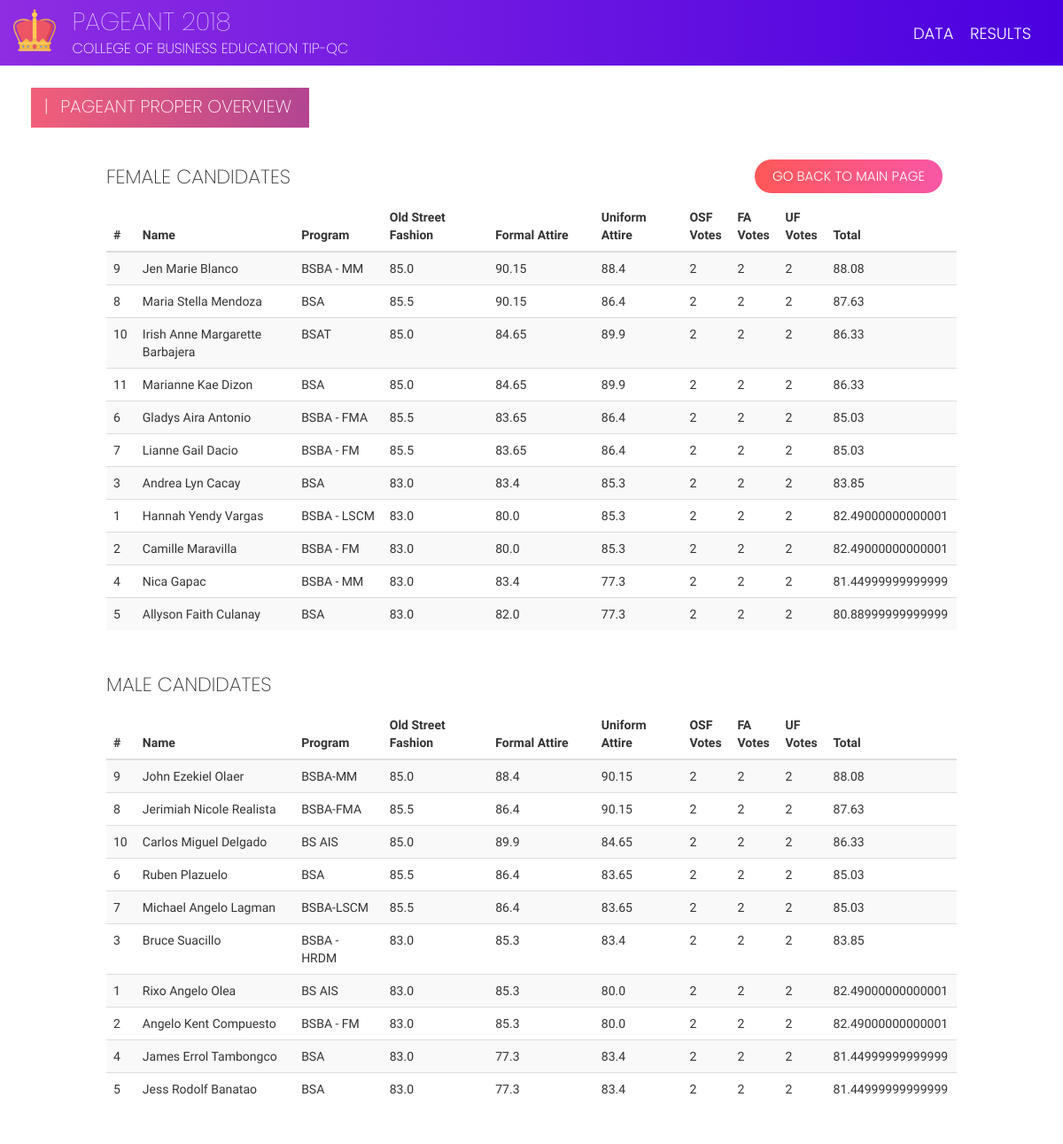
Screenshot of /candidates/pageant_proper_overview/ (signed in) with the database file from the repository.
### candidates/models.py (models this page shows, shortened)
class PageantProper(models.Model):
    candidate = models.OneToOneField(Candidate, on_delete=models.CASCADE)
    old_street_fashion = models.FloatField(validators=[MaxValueValidator(100), MinValueValidator(0)])
    uniform = models.FloatField(validators=[MaxValueValidator(100), MinValueValidator(0)])
    formal_attire = models.FloatField(validators=[MaxValueValidator(100), MinValueValidator(0)])
    total = models.FloatField(validators=[MaxValueValidator(100), MinValueValidator(0)])
    old_street_fashion_votes = models.IntegerField(default=0)
    uniform_votes = models.IntegerField(default=0)
    formal_attire_votes = models.IntegerField(default=0)

class Candidate(models.Model):
    idx = models.IntegerField(null=True)
    picture = models.ImageField(default="default.png")
    first_name = models.CharField(max_length=50)
    last_name = models.CharField(max_length=50)
    program = models.CharField(max_length=50)
    sex = models.CharField(max_length=8, choices=(('Male', 'Male'), ('Female', 'Female')))
    order = models.IntegerField(null=True)
    class Meta:
        ordering = ('idx', 'sex')

### candidates/views.py (the view)
# urls.py: path('pageant_proper_overview/', views.pageant_proper_overview, name='pageant_proper_overview'),
@login_required(login_url='admin:login')
def pageant_proper_overview(request):
    data = PageantProper.objects.all().order_by('-total')
    return render(request, 'candidates/pageant_proper_overview.html', {'data': data})

### candidates/templates/candidates/pageant_proper_overview.html
{% extends 'add.html' %}
{% load static %}
{% block form %}
<link href="{% static 'css/add.css' %}" rel="stylesheet"/>
<div class="page-label-box">
    <h2 class="page-label">|<span style="padding-right: 8px;">  </span>Pageant Proper Overview</h2>
</div>
<a id="btn-transact" class="btn btn-x btn-t-x" href="{% url 'candidates:index' %}">Go Back To Main Page</a>
<div class="row" id="table-content">
    <h3 class="table-label-x">Female Candidates</h3>
    <table class="table table-striped">
        <thead>
        <tr>
            <th scope="col" style="width: 3%;">#</th>
            <th scope="col" style="width: 18%;">Name</th>
            <th scope="col" style="width: 10%;">Program</th>
            <th scope="col" style="width: 12%;">Old Street Fashion</th>
            <th scope="col" style="width: 12%;">Formal Attire</th>
            <th scope="col" style="width: 10%;">Uniform Attire</th>
            <th scope="col" style="width: 5%;">OSF Votes</th>
            <th scope="col" style="width: 5%;">FA Votes</th>
            <th scope="col" style="width: 5%;">UF Votes</th>
            <th scope="col" style="width: 5%;">Total</th>
        </tr>
        </thead>
        <tbody>
        {% for each in data %}
        {% if each.candidate.sex == 'Female' %}
        <tr>
            <th scope="row">{{ each.candidate.idx }}</th>
            <td>{{ each.candidate.first_name }}<span> </span>{{ each.candidate.last_name }}</td>
            <td>{{ each.candidate.program }}</td>
            <td>{{ each.old_street_fashion }}</td>
            <td>{{ each.formal_attire }}</td>
            <td>{{ each.uniform }}</td>
            <td>{{ each.old_street_fashion_votes }}</td>
            <td>{{ each.uniform_votes }}</td>
            <td>{{ each.formal_attire_votes }}</td>
            <td>{{ each.total }}</td>
        </tr>
        {% endif %}
        {% endfor %}
        </tbody>
    </table>
    <h3 class="table-label-x table-label-male">Male Candidates</h3>
    <table class="table table-striped">
        <thead>
        <tr>
            <th scope="col" style="width: 3%;">#</th>
            <th scope="col" style="width: 18%;">Name</th>
            <th scope="col" style="width: 10%;">Program</th>
            <th scope="col" style="width: 12%;">Old Street Fashion</th>
            <th scope="col" style="width: 12%;">Formal Attire</th>
            <th scope="col" style="width: 10%;">Uniform Attire</th>
            <th scope="col" style="width: 5%;">OSF Votes</th>
            <th scope="col" style="width: 5%;">FA Votes</th>
            <th scope="col" style="width: 5%;">UF Votes</th>
            <th scope="col" style="width: 5%;">Total</th>
        </tr>
        </thead>
        <tbody>
        {% for each in data %}
        {% if each.candidate.sex == 'Male' %}
        <tr>
            <th scope="row">{{ each.candidate.idx }}</th>
            <td>{{ each.candidate.first_name }}<span> </span>{{ each.candidate.last_name }}</td>
            <td>{{ each.candidate.program }}</td>
            <td>{{ each.old_street_fashion }}</td>
            <td>{{ each.uniform }}</td>
            <td>{{ each.formal_attire }}</td>
            <td>{{ each.old_street_fashion_votes }}</td>
            <td>{{ each.uniform_votes }}</td>
            <td>{{ each.formal_attire_votes }}</td>
            <td>{{ each.total }}</td>
        </tr>
        {% endif %}
        {% endfor %}
        </tbody>
    </table>
</div>
{% endblock %}

### staticfiles/css/base.css (style rules this page uses)
p, td, a, .btn-x { font-family: "Raleway", -apple-system, BlinkMacSystemFont, "Segoe UI", Roboto, "Helvetica Neue", Arial, sans-serif; font-weight: 300; }
.btn-x { text-transform: uppercase; border-radius: 0; }
table tbody tr th, table tbody tr td { font-size: 14px; font-weight: 400; }
h1, h2, h3, h4, h5, h6 { font-weight: 200; font-family: "Poppins", -apple-system, BlinkMacSystemFont, "Segoe UI", Roboto, "Helvetica Neue", Arial, sans-serif; }
.table-label-male { margin-top: 50px; }
.page-label { text-transform: uppercase; padding-left: 15px; margin-top: 10px; padding-right: 20px; font-size: 20px; font-weight: 200; color: white; }
.table-label-x { margin-bottom: 15px; text-transform: uppercase; font-size: 22px; }
.page-label-box { background: #B24592; background: -webkit-linear-gradient(to right, #F15F79, #B24592); background: linear-gradient(to right, #F15F79, #B24592); display: inline-block; margin-left: 20px; height: 45px; margin-top: 25px; }
body { font-family: "Raleway", -apple-system, BlinkMacSystemFont, "Segoe UI", Roboto, "Helvetica Neue", Arial, sans-serif; font-weight: 400; }
.btn-x { margin-top: 15px; margin-left: -15px; font-family: "Poppins", -apple-system, BlinkMacSystemFont, "Segoe UI", Roboto, "Helvetica Neue", Arial, sans-serif; font-weight: 300; font-size: 15px; padding-top: 8px; }
#btn-transact { background: #f857a6; background: -webkit-linear-gradient(to right, #ff5858, #f857a6); background: linear-gradient(to right, #ff5858, #f857a6); border-radius: 20px; border-color: white; color: white; height: 40px; padding-left: 20px; padding-right: 20px; }
.btn-t-x { float: right; margin-right: 10vw; margin-top: 105px; }

### staticfiles/css/add.css (style rules this page uses)
#table-content { width: 80vw; margin: 2vw auto; }

### rows the page displays
PageantProper: candidate.idx "9", candidate.first_name "Jen Marie", candidate.last_name "Blanco", candidate.program "BSBA - MM", old_street_fashion "85.0", formal_attire "90.15", uniform "88.4", old_street_fashion_votes "2", uniform_votes "2", formal_attire_votes "2", total "88.08"
PageantProper: candidate.idx "8", candidate.first_name "Maria Stella", candidate.last_name "Mendoza", candidate.program "BSA", old_street_fashion "85.5", formal_attire "90.15", uniform "86.4", old_street_fashion_votes "2", uniform_votes "2", formal_attire_votes "2", total "87.63"
PageantProper: candidate.idx "10", candidate.first_name "Irish Anne Margarette", candidate.last_name "Barbajera", candidate.program "BSAT", old_street_fashion "85.0", formal_attire "84.65", uniform "89.9", old_street_fashion_votes "2", uniform_votes "2", formal_attire_votes "2", total "86.33"
PageantProper: candidate.idx "11", candidate.first_name "Marianne Kae", candidate.last_name "Dizon", candidate.program "BSA", old_street_fashion "85.0", formal_attire "84.65", uniform "89.9", old_street_fashion_votes "2", uniform_votes "2", formal_attire_votes "2", total "86.33"
PageantProper: candidate.idx "6", candidate.first_name "Gladys Aira", candidate.last_name "Antonio", candidate.program "BSBA - FMA", old_street_fashion "85.5", formal_attire "83.65", uniform "86.4", old_street_fashion_votes "2", uniform_votes "2", formal_attire_votes "2", total "85.03"
PageantProper: candidate.idx "7", candidate.first_name "Lianne Gail", candidate.last_name "Dacio", candidate.program "BSBA - FM", old_street_fashion "85.5", formal_attire "83.65", uniform "86.4", old_street_fashion_votes "2", uniform_votes "2", formal_attire_votes "2", total "85.03"
PageantProper: candidate.idx "3", candidate.first_name "Andrea Lyn", candidate.last_name "Cacay", candidate.program "BSA", old_street_fashion "83.0", formal_attire "83.4", uniform "85.3", old_street_fashion_votes "2", uniform_votes "2", formal_attire_votes "2", total "83.85"
PageantProper: candidate.idx "1", candidate.first_name "Hannah Yendy", candidate.last_name "Vargas", candidate.program "BSBA - LSCM", old_street_fashion "83.0", formal_attire "80.0", uniform "85.3", old_street_fashion_votes "2", uniform_votes "2", formal_attire_votes "2", total "82.49000000000001"
PageantProper: candidate.idx "2", candidate.first_name "Camille", candidate.last_name "Maravilla", candidate.program "BSBA - FM", old_street_fashion "83.0", formal_attire "80.0", uniform "85.3", old_street_fashion_votes "2", uniform_votes "2", formal_attire_votes "2", total "82.49000000000001"
PageantProper: candidate.idx "4", candidate.first_name "Nica", candidate.last_name "Gapac", candidate.program "BSBA - MM", old_street_fashion "83.0", formal_attire "83.4", uniform "77.3", old_street_fashion_votes "2", uniform_votes "2", formal_attire_votes "2", total "81.44999999999999"
PageantProper: candidate.idx "5", candidate.first_name "Allyson Faith", candidate.last_name "Culanay", candidate.program "BSA", old_street_fashion "83.0", formal_attire "82.0", uniform "77.3", old_street_fashion_votes "2", uniform_votes "2", formal_attire_votes "2", total "80.88999999999999"
PageantProper: candidate.idx "9", candidate.first_name "John Ezekiel", candidate.last_name "Olaer", candidate.program "BSBA-MM", old_street_fashion "85.0", uniform "88.4", formal_attire "90.15", old_street_fashion_votes "2", uniform_votes "2", formal_attire_votes "2", total "88.08"
PageantProper: candidate.idx "8", candidate.first_name "Jerimiah Nicole", candidate.last_name "Realista", candidate.program "BSBA-FMA", old_street_fashion "85.5", uniform "86.4", formal_attire "90.15", old_street_fashion_votes "2", uniform_votes "2", formal_attire_votes "2", total "87.63"
PageantProper: candidate.idx "10", candidate.first_name "Carlos Miguel", candidate.last_name "Delgado", candidate.program "BS AIS", old_street_fashion "85.0", uniform "89.9", formal_attire "84.65", old_street_fashion_votes "2", uniform_votes "2", formal_attire_votes "2", total "86.33"
PageantProper: candidate.idx "6", candidate.first_name "Ruben", candidate.last_name "Plazuelo", candidate.program "BSA", old_street_fashion "85.5", uniform "86.4", formal_attire "83.65", old_street_fashion_votes "2", uniform_votes "2", formal_attire_votes "2", total "85.03"
PageantProper: candidate.idx "7", candidate.first_name "Michael Angelo", candidate.last_name "Lagman", candidate.program "BSBA-LSCM", old_street_fashion "85.5", uniform "86.4", formal_attire "83.65", old_street_fashion_votes "2", uniform_votes "2", formal_attire_votes "2", total "85.03"
PageantProper: candidate.idx "3", candidate.first_name "Bruce", candidate.last_name "Suacillo", candidate.program "BSBA - HRDM", old_street_fashion "83.0", uniform "85.3", formal_attire "83.4", old_street_fashion_votes "2", uniform_votes "2", formal_attire_votes "2", total "83.85"
PageantProper: candidate.idx "1", candidate.first_name "Rixo Angelo", candidate.last_name "Olea", candidate.program "BS AIS", old_street_fashion "83.0", uniform "85.3", formal_attire "80.0", old_street_fashion_votes "2", uniform_votes "2", formal_attire_votes "2", total "82.49000000000001"
PageantProper: candidate.idx "2", candidate.first_name "Angelo Kent", candidate.last_name "Compuesto", candidate.program "BSBA - FM", old_street_fashion "83.0", uniform "85.3", formal_attire "80.0", old_street_fashion_votes "2", uniform_votes "2", formal_attire_votes "2", total "82.49000000000001"
PageantProper: candidate.idx "4", candidate.first_name "James Errol", candidate.last_name "Tambongco", candidate.program "BSA", old_street_fashion "83.0", uniform "77.3", formal_attire "83.4", old_street_fashion_votes "2", uniform_votes "2", formal_attire_votes "2", total "81.44999999999999"
PageantProper: candidate.idx "5", candidate.first_name "Jess Rodolf", candidate.last_name "Banatao", candidate.program "BSA", old_street_fashion "83.0", uniform "77.3", formal_attire "83.4", old_street_fashion_votes "2", uniform_votes "2", formal_attire_votes "2", total "81.44999999999999"
